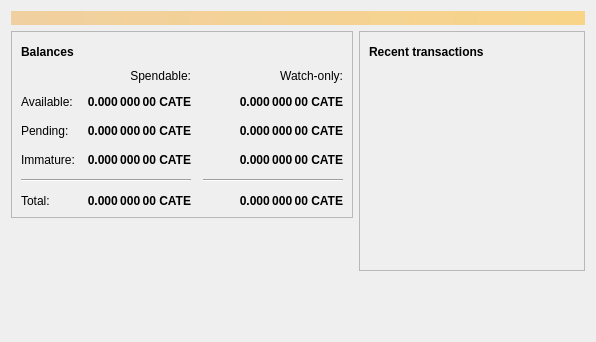
<?xml version="1.0" encoding="UTF-8"?>
<ui version="4.0">
 <class>OverviewPage</class>
 <widget class="QWidget" name="OverviewPage">
  <property name="geometry">
   <rect>
    <x>0</x>
    <y>0</y>
    <width>596</width>
    <height>342</height>
   </rect>
  </property>
  <property name="windowTitle">
   <string>Form</string>
  </property>
  <layout class="QVBoxLayout" name="topLayout">
   <item>
    <widget class="QLabel" name="labelAlerts">
     <property name="visible">
      <bool>false</bool>
     </property>
     <property name="styleSheet">
      <string notr="true">QLabel { background-color: qlineargradient(x1: 0, y1: 0, x2: 1, y2: 0, stop:0 #F0D0A0, stop:1 #F8D488); color:#000000; }</string>
     </property>
     <property name="wordWrap">
      <bool>true</bool>
     </property>
     <property name="margin">
      <number>3</number>
     </property>
     <property name="textInteractionFlags">
      <set>Qt::TextSelectableByMouse</set>
     </property>
    </widget>
   </item>
   <item>
    <layout class="QHBoxLayout" name="horizontalLayout" stretch="1,1">
     <item>
      <layout class="QVBoxLayout" name="verticalLayout_2">
       <item>
        <widget class="QFrame" name="frame">
         <property name="frameShape">
          <enum>QFrame::StyledPanel</enum>
         </property>
         <property name="frameShadow">
          <enum>QFrame::Raised</enum>
         </property>
         <layout class="QVBoxLayout" name="verticalLayout_4">
          <item>
           <layout class="QHBoxLayout" name="horizontalLayout_4">
            <item>
             <widget class="QLabel" name="label_5">
              <property name="font">
               <font>
                <weight>75</weight>
                <bold>true</bold>
               </font>
              </property>
              <property name="text">
               <string>Balances</string>
              </property>
             </widget>
            </item>
            <item>
             <widget class="QPushButton" name="labelWalletStatus">
              <property name="enabled">
               <bool>true</bool>
              </property>
              <property name="maximumSize">
               <size>
                <width>30</width>
                <height>16777215</height>
               </size>
              </property>
              <property name="toolTip">
               <string>The displayed information may be out of date. Your wallet automatically synchronizes with the CateCoin network after a connection is established, but this process has not completed yet.</string>
              </property>
              <property name="text">
               <string/>
              </property>
              <property name="icon">
               <iconset resource="../bitcoin.qrc">
                <normaloff>:/icons/warning</normaloff>
                <disabledoff>:/icons/warning</disabledoff>:/icons/warning</iconset>
              </property>
              <property name="iconSize">
               <size>
                <width>24</width>
                <height>24</height>
               </size>
              </property>
              <property name="flat">
               <bool>true</bool>
              </property>
             </widget>
            </item>
            <item>
             <spacer name="horizontalSpacer_3">
              <property name="orientation">
               <enum>Qt::Horizontal</enum>
              </property>
              <property name="sizeHint" stdset="0">
               <size>
                <width>40</width>
                <height>20</height>
               </size>
              </property>
             </spacer>
            </item>
           </layout>
          </item>
          <item>
           <layout class="QGridLayout" name="gridLayout">
            <property name="spacing">
             <number>12</number>
            </property>
            <item row="2" column="2">
             <widget class="QLabel" name="labelWatchPending">
              <property name="font">
               <font>
                <weight>75</weight>
                <bold>true</bold>
               </font>
              </property>
              <property name="cursor">
               <cursorShape>IBeamCursor</cursorShape>
              </property>
              <property name="toolTip">
               <string>Unconfirmed transactions to watch-only addresses</string>
              </property>
              <property name="text">
               <string notr="true">0.000 000 00 CATE</string>
              </property>
              <property name="alignment">
               <set>Qt::AlignRight|Qt::AlignTrailing|Qt::AlignVCenter</set>
              </property>
              <property name="textInteractionFlags">
               <set>Qt::LinksAccessibleByMouse|Qt::TextSelectableByKeyboard|Qt::TextSelectableByMouse</set>
              </property>
             </widget>
            </item>
            <item row="2" column="1">
             <widget class="QLabel" name="labelUnconfirmed">
              <property name="font">
               <font>
                <weight>75</weight>
                <bold>true</bold>
               </font>
              </property>
              <property name="cursor">
               <cursorShape>IBeamCursor</cursorShape>
              </property>
              <property name="toolTip">
               <string>Total of transactions that have yet to be confirmed, and do not yet count toward the spendable balance</string>
              </property>
              <property name="text">
               <string notr="true">0.000 000 00 CATE</string>
              </property>
              <property name="alignment">
               <set>Qt::AlignRight|Qt::AlignTrailing|Qt::AlignVCenter</set>
              </property>
              <property name="textInteractionFlags">
               <set>Qt::LinksAccessibleByMouse|Qt::TextSelectableByKeyboard|Qt::TextSelectableByMouse</set>
              </property>
             </widget>
            </item>
            <item row="3" column="2">
             <widget class="QLabel" name="labelWatchImmature">
              <property name="font">
               <font>
                <weight>75</weight>
                <bold>true</bold>
               </font>
              </property>
              <property name="cursor">
               <cursorShape>IBeamCursor</cursorShape>
              </property>
              <property name="toolTip">
               <string>Mined balance in watch-only addresses that has not yet matured</string>
              </property>
              <property name="text">
               <string notr="true">0.000 000 00 CATE</string>
              </property>
              <property name="alignment">
               <set>Qt::AlignRight|Qt::AlignTrailing|Qt::AlignVCenter</set>
              </property>
              <property name="textInteractionFlags">
               <set>Qt::LinksAccessibleByMouse|Qt::TextSelectableByKeyboard|Qt::TextSelectableByMouse</set>
              </property>
             </widget>
            </item>
            <item row="4" column="0" colspan="2">
             <widget class="Line" name="line">
              <property name="orientation">
               <enum>Qt::Horizontal</enum>
              </property>
             </widget>
            </item>
            <item row="4" column="2">
             <widget class="Line" name="lineWatchBalance">
              <property name="sizePolicy">
               <sizepolicy hsizetype="Preferred" vsizetype="Fixed">
                <horstretch>0</horstretch>
                <verstretch>0</verstretch>
               </sizepolicy>
              </property>
              <property name="minimumSize">
               <size>
                <width>140</width>
                <height>0</height>
               </size>
              </property>
              <property name="orientation">
               <enum>Qt::Horizontal</enum>
              </property>
             </widget>
            </item>
            <item row="5" column="0">
             <widget class="QLabel" name="labelTotalText">
              <property name="text">
               <string>Total:</string>
              </property>
             </widget>
            </item>
            <item row="3" column="1">
             <widget class="QLabel" name="labelImmature">
              <property name="font">
               <font>
                <weight>75</weight>
                <bold>true</bold>
               </font>
              </property>
              <property name="cursor">
               <cursorShape>IBeamCursor</cursorShape>
              </property>
              <property name="toolTip">
               <string>Mined balance that has not yet matured</string>
              </property>
              <property name="text">
               <string notr="true">0.000 000 00 CATE</string>
              </property>
              <property name="alignment">
               <set>Qt::AlignRight|Qt::AlignTrailing|Qt::AlignVCenter</set>
              </property>
              <property name="textInteractionFlags">
               <set>Qt::LinksAccessibleByMouse|Qt::TextSelectableByKeyboard|Qt::TextSelectableByMouse</set>
              </property>
             </widget>
            </item>
            <item row="2" column="3">
             <spacer name="horizontalSpacer_2">
              <property name="orientation">
               <enum>Qt::Horizontal</enum>
              </property>
              <property name="sizeHint" stdset="0">
               <size>
                <width>40</width>
                <height>20</height>
               </size>
              </property>
             </spacer>
            </item>
            <item row="3" column="0">
             <widget class="QLabel" name="labelImmatureText">
              <property name="text">
               <string>Immature:</string>
              </property>
             </widget>
            </item>
            <item row="5" column="1">
             <widget class="QLabel" name="labelTotal">
              <property name="font">
               <font>
                <weight>75</weight>
                <bold>true</bold>
               </font>
              </property>
              <property name="cursor">
               <cursorShape>IBeamCursor</cursorShape>
              </property>
              <property name="toolTip">
               <string>Your current total balance</string>
              </property>
              <property name="text">
               <string notr="true">0.000 000 00 CATE</string>
              </property>
              <property name="alignment">
               <set>Qt::AlignRight|Qt::AlignTrailing|Qt::AlignVCenter</set>
              </property>
              <property name="textInteractionFlags">
               <set>Qt::LinksAccessibleByMouse|Qt::TextSelectableByKeyboard|Qt::TextSelectableByMouse</set>
              </property>
             </widget>
            </item>
            <item row="5" column="2">
             <widget class="QLabel" name="labelWatchTotal">
              <property name="font">
               <font>
                <weight>75</weight>
                <bold>true</bold>
               </font>
              </property>
              <property name="cursor">
               <cursorShape>IBeamCursor</cursorShape>
              </property>
              <property name="toolTip">
               <string>Current total balance in watch-only addresses</string>
              </property>
              <property name="text">
               <string notr="true">0.000 000 00 CATE</string>
              </property>
              <property name="alignment">
               <set>Qt::AlignRight|Qt::AlignTrailing|Qt::AlignVCenter</set>
              </property>
              <property name="textInteractionFlags">
               <set>Qt::LinksAccessibleByMouse|Qt::TextSelectableByKeyboard|Qt::TextSelectableByMouse</set>
              </property>
             </widget>
            </item>
            <item row="0" column="2">
             <widget class="QLabel" name="labelWatchonly">
              <property name="text">
               <string>Watch-only:</string>
              </property>
              <property name="alignment">
               <set>Qt::AlignRight|Qt::AlignTrailing|Qt::AlignVCenter</set>
              </property>
             </widget>
            </item>
            <item row="1" column="0">
             <widget class="QLabel" name="labelBalanceText">
              <property name="text">
               <string>Available:</string>
              </property>
             </widget>
            </item>
            <item row="1" column="1">
             <widget class="QLabel" name="labelBalance">
              <property name="font">
               <font>
                <weight>75</weight>
                <bold>true</bold>
               </font>
              </property>
              <property name="cursor">
               <cursorShape>IBeamCursor</cursorShape>
              </property>
              <property name="toolTip">
               <string>Your current spendable balance</string>
              </property>
              <property name="text">
               <string notr="true">0.000 000 00 CATE</string>
              </property>
              <property name="alignment">
               <set>Qt::AlignRight|Qt::AlignTrailing|Qt::AlignVCenter</set>
              </property>
              <property name="textInteractionFlags">
               <set>Qt::LinksAccessibleByMouse|Qt::TextSelectableByKeyboard|Qt::TextSelectableByMouse</set>
              </property>
             </widget>
            </item>
            <item row="1" column="2">
             <widget class="QLabel" name="labelWatchAvailable">
              <property name="font">
               <font>
                <weight>75</weight>
                <bold>true</bold>
               </font>
              </property>
              <property name="cursor">
               <cursorShape>IBeamCursor</cursorShape>
              </property>
              <property name="toolTip">
               <string>Your current balance in watch-only addresses</string>
              </property>
              <property name="text">
               <string notr="true">0.000 000 00 CATE</string>
              </property>
              <property name="alignment">
               <set>Qt::AlignRight|Qt::AlignTrailing|Qt::AlignVCenter</set>
              </property>
              <property name="textInteractionFlags">
               <set>Qt::LinksAccessibleByMouse|Qt::TextSelectableByKeyboard|Qt::TextSelectableByMouse</set>
              </property>
             </widget>
            </item>
            <item row="2" column="0">
             <widget class="QLabel" name="labelPendingText">
              <property name="text">
               <string>Pending:</string>
              </property>
             </widget>
            </item>
            <item row="0" column="1">
             <widget class="QLabel" name="labelSpendable">
              <property name="text">
               <string>Spendable:</string>
              </property>
              <property name="alignment">
               <set>Qt::AlignRight|Qt::AlignTrailing|Qt::AlignVCenter</set>
              </property>
             </widget>
            </item>
           </layout>
          </item>
         </layout>
        </widget>
       </item>
       <item>
        <spacer name="verticalSpacer">
         <property name="orientation">
          <enum>Qt::Vertical</enum>
         </property>
         <property name="sizeHint" stdset="0">
          <size>
           <width>20</width>
           <height>40</height>
          </size>
         </property>
        </spacer>
       </item>
      </layout>
     </item>
     <item>
      <layout class="QVBoxLayout" name="verticalLayout_3">
       <item>
        <widget class="QFrame" name="frame_2">
         <property name="frameShape">
          <enum>QFrame::StyledPanel</enum>
         </property>
         <property name="frameShadow">
          <enum>QFrame::Raised</enum>
         </property>
         <layout class="QVBoxLayout" name="verticalLayout">
          <item>
           <layout class="QHBoxLayout" name="horizontalLayout_2">
            <item>
             <widget class="QLabel" name="label_4">
              <property name="font">
               <font>
                <weight>75</weight>
                <bold>true</bold>
               </font>
              </property>
              <property name="text">
               <string>Recent transactions</string>
              </property>
             </widget>
            </item>
            <item>
             <widget class="QPushButton" name="labelTransactionsStatus">
              <property name="enabled">
               <bool>true</bool>
              </property>
              <property name="maximumSize">
               <size>
                <width>30</width>
                <height>16777215</height>
               </size>
              </property>
              <property name="toolTip">
               <string>The displayed information may be out of date. Your wallet automatically synchronizes with the CateCoin network after a connection is established, but this process has not completed yet.</string>
              </property>
              <property name="text">
               <string/>
              </property>
              <property name="icon">
               <iconset resource="../bitcoin.qrc">
                <normaloff>:/icons/warning</normaloff>
                <disabledoff>:/icons/warning</disabledoff>:/icons/warning</iconset>
              </property>
              <property name="iconSize">
               <size>
                <width>24</width>
                <height>24</height>
               </size>
              </property>
              <property name="flat">
               <bool>true</bool>
              </property>
             </widget>
            </item>
            <item>
             <spacer name="horizontalSpacer">
              <property name="orientation">
               <enum>Qt::Horizontal</enum>
              </property>
              <property name="sizeHint" stdset="0">
               <size>
                <width>40</width>
                <height>20</height>
               </size>
              </property>
             </spacer>
            </item>
           </layout>
          </item>
          <item>
           <widget class="QListView" name="listTransactions">
            <property name="styleSheet">
             <string notr="true">QListView { background: transparent; }</string>
            </property>
            <property name="frameShape">
             <enum>QFrame::NoFrame</enum>
            </property>
            <property name="verticalScrollBarPolicy">
             <enum>Qt::ScrollBarAlwaysOff</enum>
            </property>
            <property name="horizontalScrollBarPolicy">
             <enum>Qt::ScrollBarAlwaysOff</enum>
            </property>
            <property name="selectionMode">
             <enum>QAbstractItemView::NoSelection</enum>
            </property>
           </widget>
          </item>
         </layout>
        </widget>
       </item>
       <item>
        <spacer name="verticalSpacer_2">
         <property name="orientation">
          <enum>Qt::Vertical</enum>
         </property>
         <property name="sizeHint" stdset="0">
          <size>
           <width>20</width>
           <height>40</height>
          </size>
         </property>
        </spacer>
       </item>
      </layout>
     </item>
    </layout>
   </item>
  </layout>
 </widget>
 <resources/>
 <connections/>
</ui>
